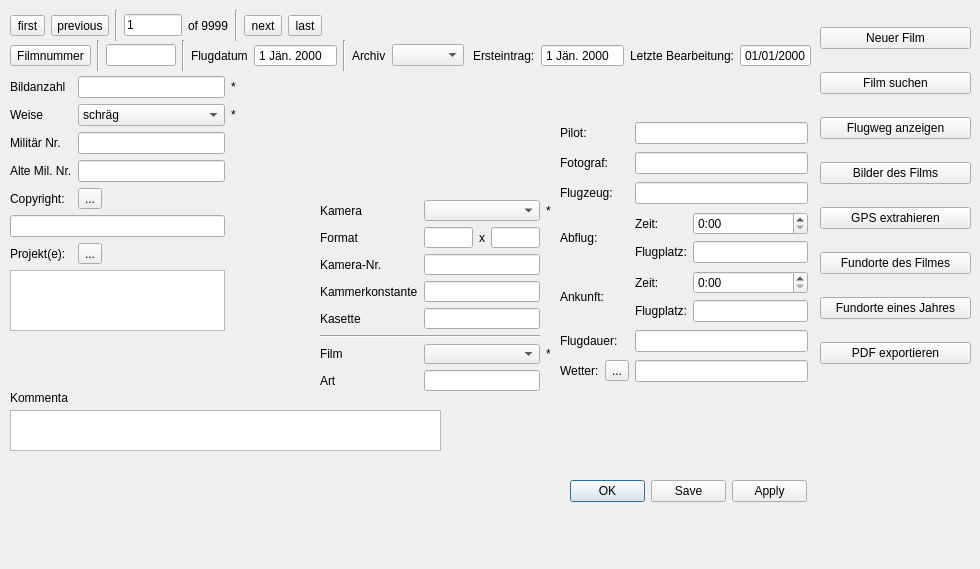
<?xml version="1.0" encoding="UTF-8"?>
<ui version="4.0">
 <class>apisFilmDialog</class>
 <widget class="QDialog" name="apisFilmDialog">
  <property name="windowModality">
   <enum>Qt::ApplicationModal</enum>
  </property>
  <property name="geometry">
   <rect>
    <x>0</x>
    <y>0</y>
    <width>980</width>
    <height>569</height>
   </rect>
  </property>
  <property name="windowTitle">
   <string>APIS Film</string>
  </property>
  <property name="locale">
   <locale language="German" country="Austria"/>
  </property>
  <property name="modal">
   <bool>true</bool>
  </property>
  <widget class="QDialogButtonBox" name="buttonBox">
   <property name="geometry">
    <rect>
     <x>570</x>
     <y>480</y>
     <width>237</width>
     <height>23</height>
    </rect>
   </property>
   <property name="orientation">
    <enum>Qt::Horizontal</enum>
   </property>
   <property name="standardButtons">
    <set>QDialogButtonBox::Apply|QDialogButtonBox::Ok|QDialogButtonBox::Save</set>
   </property>
   <property name="centerButtons">
    <bool>true</bool>
   </property>
  </widget>
  <widget class="QWidget" name="horizontalLayoutWidget">
   <property name="geometry">
    <rect>
     <x>10</x>
     <y>10</y>
     <width>312</width>
     <height>31</height>
    </rect>
   </property>
   <layout class="QHBoxLayout" name="horizontalLayout">
    <item>
     <widget class="QToolButton" name="uiFirstTBtn">
      <property name="text">
       <string>first</string>
      </property>
      <property name="icon">
       <iconset resource="resource.qrc">
        <normaloff>:/plugins/APIS/icons/first.png</normaloff>:/plugins/APIS/icons/first.png</iconset>
      </property>
      <property name="iconSize">
       <size>
        <width>16</width>
        <height>16</height>
       </size>
      </property>
     </widget>
    </item>
    <item>
     <widget class="QToolButton" name="uiPreviousTBtn">
      <property name="text">
       <string>previous</string>
      </property>
      <property name="icon">
       <iconset resource="resource.qrc">
        <normaloff>:/plugins/APIS/icons/previous.png</normaloff>:/plugins/APIS/icons/previous.png</iconset>
      </property>
     </widget>
    </item>
    <item>
     <widget class="Line" name="line_6">
      <property name="orientation">
       <enum>Qt::Vertical</enum>
      </property>
     </widget>
    </item>
    <item>
     <widget class="QLineEdit" name="lineEdit">
      <property name="sizePolicy">
       <sizepolicy hsizetype="Fixed" vsizetype="Fixed">
        <horstretch>0</horstretch>
        <verstretch>0</verstretch>
       </sizepolicy>
      </property>
      <property name="text">
       <string>1</string>
      </property>
     </widget>
    </item>
    <item>
     <widget class="QLabel" name="label">
      <property name="text">
       <string>of 9999</string>
      </property>
     </widget>
    </item>
    <item>
     <widget class="Line" name="line">
      <property name="orientation">
       <enum>Qt::Vertical</enum>
      </property>
     </widget>
    </item>
    <item>
     <widget class="QToolButton" name="uiNextTBtn">
      <property name="text">
       <string>next</string>
      </property>
      <property name="icon">
       <iconset resource="resource.qrc">
        <normaloff>:/plugins/APIS/icons/next.png</normaloff>:/plugins/APIS/icons/next.png</iconset>
      </property>
     </widget>
    </item>
    <item>
     <widget class="QToolButton" name="uiLastTBtn">
      <property name="text">
       <string>last</string>
      </property>
      <property name="icon">
       <iconset resource="resource.qrc">
        <normaloff>:/plugins/APIS/icons/last.png</normaloff>:/plugins/APIS/icons/last.png</iconset>
      </property>
     </widget>
    </item>
   </layout>
  </widget>
  <widget class="QWidget" name="layoutWidget">
   <property name="geometry">
    <rect>
     <x>820</x>
     <y>10</y>
     <width>151</width>
     <height>378</height>
    </rect>
   </property>
   <layout class="QVBoxLayout" name="verticalLayout">
    <item>
     <widget class="QPushButton" name="uiNewFilmBtn">
      <property name="layoutDirection">
       <enum>Qt::LeftToRight</enum>
      </property>
      <property name="text">
       <string>Neuer Film</string>
      </property>
      <property name="icon">
       <iconset resource="resource.qrc">
        <normaloff>:/plugins/APIS/icons/newfilm.png</normaloff>:/plugins/APIS/icons/newfilm.png</iconset>
      </property>
      <property name="iconSize">
       <size>
        <width>30</width>
        <height>30</height>
       </size>
      </property>
     </widget>
    </item>
    <item>
     <widget class="QPushButton" name="uiSearchFilmBtn">
      <property name="text">
       <string>Film suchen</string>
      </property>
      <property name="icon">
       <iconset resource="resource.qrc">
        <normaloff>:/plugins/APIS/icons/icon.png</normaloff>:/plugins/APIS/icons/icon.png</iconset>
      </property>
      <property name="iconSize">
       <size>
        <width>30</width>
        <height>30</height>
       </size>
      </property>
     </widget>
    </item>
    <item>
     <widget class="QPushButton" name="uiShowFlightPathBtn">
      <property name="toolTip">
       <string>Flugweg des Filmes in QGIS anzeigen</string>
      </property>
      <property name="whatsThis">
       <string/>
      </property>
      <property name="text">
       <string>Flugweg anzeigen</string>
      </property>
      <property name="icon">
       <iconset resource="resource.qrc">
        <normaloff>:/plugins/APIS/icons/flightpath.png</normaloff>:/plugins/APIS/icons/flightpath.png</iconset>
      </property>
      <property name="iconSize">
       <size>
        <width>30</width>
        <height>30</height>
       </size>
      </property>
     </widget>
    </item>
    <item>
     <widget class="QPushButton" name="uiListImagesOfFilmBtn">
      <property name="text">
       <string>Bilder des Films</string>
      </property>
      <property name="icon">
       <iconset resource="resource.qrc">
        <normaloff>:/plugins/APIS/icons/images.png</normaloff>:/plugins/APIS/icons/images.png</iconset>
      </property>
      <property name="iconSize">
       <size>
        <width>30</width>
        <height>30</height>
       </size>
      </property>
     </widget>
    </item>
    <item>
     <widget class="QPushButton" name="uiExtractGpsFromImagesBtn">
      <property name="text">
       <string>GPS extrahieren</string>
      </property>
      <property name="icon">
       <iconset resource="resource.qrc">
        <normaloff>:/plugins/APIS/icons/extractgps.png</normaloff>:/plugins/APIS/icons/extractgps.png</iconset>
      </property>
      <property name="iconSize">
       <size>
        <width>30</width>
        <height>30</height>
       </size>
      </property>
     </widget>
    </item>
    <item>
     <widget class="QPushButton" name="uiListSitesOfFilmBtn">
      <property name="text">
       <string>Fundorte des Filmes</string>
      </property>
      <property name="icon">
       <iconset resource="resource.qrc">
        <normaloff>:/plugins/APIS/icons/sites.png</normaloff>:/plugins/APIS/icons/sites.png</iconset>
      </property>
      <property name="iconSize">
       <size>
        <width>30</width>
        <height>30</height>
       </size>
      </property>
     </widget>
    </item>
    <item>
     <widget class="QPushButton" name="uiListSitesByYearBtn">
      <property name="text">
       <string>Fundorte eines Jahres</string>
      </property>
      <property name="icon">
       <iconset resource="resource.qrc">
        <normaloff>:/plugins/APIS/icons/sites.png</normaloff>:/plugins/APIS/icons/sites.png</iconset>
      </property>
      <property name="iconSize">
       <size>
        <width>30</width>
        <height>30</height>
       </size>
      </property>
     </widget>
    </item>
    <item>
     <widget class="QPushButton" name="uiExportPdfBtn">
      <property name="text">
       <string>PDF exportieren</string>
      </property>
      <property name="icon">
       <iconset resource="resource.qrc">
        <normaloff>:/plugins/APIS/icons/print.png</normaloff>:/plugins/APIS/icons/print.png</iconset>
      </property>
      <property name="iconSize">
       <size>
        <width>30</width>
        <height>30</height>
       </size>
      </property>
     </widget>
    </item>
   </layout>
  </widget>
  <widget class="QWidget" name="layoutWidget">
   <property name="geometry">
    <rect>
     <x>10</x>
     <y>40</y>
     <width>801</width>
     <height>31</height>
    </rect>
   </property>
   <layout class="QHBoxLayout" name="horizontalLayout_4">
    <item>
     <widget class="QToolButton" name="toolButton">
      <property name="text">
       <string>Filmnummer</string>
      </property>
     </widget>
    </item>
    <item>
     <widget class="Line" name="line_3">
      <property name="orientation">
       <enum>Qt::Vertical</enum>
      </property>
     </widget>
    </item>
    <item>
     <widget class="QLineEdit" name="lineEdit_3"/>
    </item>
    <item>
     <widget class="Line" name="line_9">
      <property name="orientation">
       <enum>Qt::Vertical</enum>
      </property>
     </widget>
    </item>
    <item>
     <widget class="QLabel" name="label_7">
      <property name="text">
       <string>Flugdatum</string>
      </property>
     </widget>
    </item>
    <item>
     <widget class="QDateEdit" name="dateEdit">
      <property name="buttonSymbols">
       <enum>QAbstractSpinBox::NoButtons</enum>
      </property>
     </widget>
    </item>
    <item>
     <widget class="Line" name="line_4">
      <property name="orientation">
       <enum>Qt::Vertical</enum>
      </property>
     </widget>
    </item>
    <item>
     <widget class="QLabel" name="label_9">
      <property name="text">
       <string>Archiv</string>
      </property>
     </widget>
    </item>
    <item>
     <widget class="QComboBox" name="comboBox_2">
      <property name="sizePolicy">
       <sizepolicy hsizetype="Expanding" vsizetype="Fixed">
        <horstretch>0</horstretch>
        <verstretch>0</verstretch>
       </sizepolicy>
      </property>
     </widget>
    </item>
    <item>
     <spacer name="horizontalSpacer">
      <property name="orientation">
       <enum>Qt::Horizontal</enum>
      </property>
      <property name="sizeHint" stdset="0">
       <size>
        <width>40</width>
        <height>20</height>
       </size>
      </property>
     </spacer>
    </item>
    <item>
     <widget class="QLabel" name="label_8">
      <property name="text">
       <string>Ersteintrag:</string>
      </property>
     </widget>
    </item>
    <item>
     <widget class="QDateEdit" name="uiInitalEntryDate">
      <property name="enabled">
       <bool>true</bool>
      </property>
      <property name="readOnly">
       <bool>true</bool>
      </property>
      <property name="buttonSymbols">
       <enum>QAbstractSpinBox::NoButtons</enum>
      </property>
     </widget>
    </item>
    <item>
     <widget class="QLabel" name="label_23">
      <property name="text">
       <string>Letzte Bearbeitung:</string>
      </property>
     </widget>
    </item>
    <item>
     <widget class="QDateEdit" name="uiLastChangesDate">
      <property name="enabled">
       <bool>true</bool>
      </property>
      <property name="readOnly">
       <bool>true</bool>
      </property>
      <property name="buttonSymbols">
       <enum>QAbstractSpinBox::NoButtons</enum>
      </property>
      <property name="displayFormat">
       <string>MM/dd/yyyy</string>
      </property>
     </widget>
    </item>
   </layout>
  </widget>
  <widget class="QWidget" name="gridLayoutWidget">
   <property name="geometry">
    <rect>
     <x>560</x>
     <y>120</y>
     <width>248</width>
     <height>271</height>
    </rect>
   </property>
   <layout class="QGridLayout" name="gridLayout_3">
    <item row="3" column="1">
     <layout class="QGridLayout" name="gridLayout_4">
      <item row="0" column="0">
       <widget class="QLabel" name="label_29">
        <property name="text">
         <string>Zeit:</string>
        </property>
       </widget>
      </item>
      <item row="0" column="1">
       <widget class="QTimeEdit" name="timeEdit">
        <property name="displayFormat">
         <string>h:mm</string>
        </property>
        <property name="calendarPopup">
         <bool>true</bool>
        </property>
       </widget>
      </item>
      <item row="1" column="0">
       <widget class="QLabel" name="label_30">
        <property name="text">
         <string>Flugplatz:</string>
        </property>
       </widget>
      </item>
      <item row="1" column="1">
       <widget class="QLineEdit" name="lineEdit_16"/>
      </item>
     </layout>
    </item>
    <item row="4" column="0">
     <widget class="QLabel" name="label_31">
      <property name="text">
       <string>Ankunft:</string>
      </property>
     </widget>
    </item>
    <item row="1" column="1">
     <widget class="QLineEdit" name="lineEdit_14"/>
    </item>
    <item row="0" column="1">
     <widget class="QLineEdit" name="lineEdit_13"/>
    </item>
    <item row="5" column="0">
     <widget class="QLabel" name="label_32">
      <property name="text">
       <string>Flugdauer:</string>
      </property>
     </widget>
    </item>
    <item row="2" column="0">
     <widget class="QLabel" name="label_27">
      <property name="text">
       <string>Flugzeug:</string>
      </property>
     </widget>
    </item>
    <item row="5" column="1">
     <widget class="QLineEdit" name="lineEdit_17"/>
    </item>
    <item row="2" column="1">
     <widget class="QLineEdit" name="lineEdit_15"/>
    </item>
    <item row="0" column="0">
     <widget class="QLabel" name="label_25">
      <property name="text">
       <string>Pilot:</string>
      </property>
     </widget>
    </item>
    <item row="1" column="0">
     <widget class="QLabel" name="label_26">
      <property name="text">
       <string>Fotograf:</string>
      </property>
     </widget>
    </item>
    <item row="3" column="0">
     <widget class="QLabel" name="label_28">
      <property name="text">
       <string>Abflug:</string>
      </property>
     </widget>
    </item>
    <item row="4" column="1">
     <layout class="QGridLayout" name="gridLayout_5">
      <item row="0" column="0">
       <widget class="QLabel" name="label_33">
        <property name="text">
         <string>Zeit:</string>
        </property>
       </widget>
      </item>
      <item row="1" column="0">
       <widget class="QLabel" name="label_34">
        <property name="text">
         <string>Flugplatz:</string>
        </property>
       </widget>
      </item>
      <item row="0" column="1">
       <widget class="QTimeEdit" name="timeEdit_2">
        <property name="displayFormat">
         <string>h:mm</string>
        </property>
       </widget>
      </item>
      <item row="1" column="1">
       <widget class="QLineEdit" name="lineEdit_18"/>
      </item>
     </layout>
    </item>
    <item row="6" column="0">
     <layout class="QHBoxLayout" name="horizontalLayout_5">
      <item>
       <widget class="QLabel" name="label_35">
        <property name="text">
         <string>Wetter:</string>
        </property>
       </widget>
      </item>
      <item>
       <widget class="QToolButton" name="toolButton_4">
        <property name="text">
         <string>...</string>
        </property>
       </widget>
      </item>
     </layout>
    </item>
    <item row="6" column="1">
     <widget class="QLineEdit" name="lineEdit_19"/>
    </item>
   </layout>
  </widget>
  <widget class="QTextEdit" name="textEdit">
   <property name="geometry">
    <rect>
     <x>10</x>
     <y>410</y>
     <width>431</width>
     <height>41</height>
    </rect>
   </property>
   <property name="sizePolicy">
    <sizepolicy hsizetype="Expanding" vsizetype="Fixed">
     <horstretch>0</horstretch>
     <verstretch>0</verstretch>
    </sizepolicy>
   </property>
  </widget>
  <widget class="QLabel" name="label_24">
   <property name="geometry">
    <rect>
     <x>10</x>
     <y>390</y>
     <width>58</width>
     <height>16</height>
    </rect>
   </property>
   <property name="text">
    <string>Kommentar:</string>
   </property>
  </widget>
  <widget class="QWidget" name="">
   <property name="geometry">
    <rect>
     <x>320</x>
     <y>200</y>
     <width>231</width>
     <height>191</height>
    </rect>
   </property>
   <layout class="QGridLayout" name="gridLayout_2">
    <item row="7" column="0">
     <widget class="QLabel" name="label_21">
      <property name="text">
       <string>Art</string>
      </property>
     </widget>
    </item>
    <item row="2" column="1">
     <widget class="QLineEdit" name="lineEdit_9"/>
    </item>
    <item row="7" column="1">
     <widget class="QLineEdit" name="lineEdit_12"/>
    </item>
    <item row="3" column="1">
     <widget class="QLineEdit" name="lineEdit_10"/>
    </item>
    <item row="4" column="0">
     <widget class="QLabel" name="label_19">
      <property name="text">
       <string>Kasette</string>
      </property>
     </widget>
    </item>
    <item row="6" column="2">
     <widget class="QLabel" name="label_22">
      <property name="text">
       <string>*</string>
      </property>
     </widget>
    </item>
    <item row="0" column="1">
     <widget class="QComboBox" name="comboBox_3"/>
    </item>
    <item row="1" column="0">
     <widget class="QLabel" name="label_14">
      <property name="text">
       <string>Format</string>
      </property>
     </widget>
    </item>
    <item row="0" column="0">
     <widget class="QLabel" name="label_13">
      <property name="text">
       <string>Kamera</string>
      </property>
     </widget>
    </item>
    <item row="2" column="0">
     <widget class="QLabel" name="label_17">
      <property name="text">
       <string>Kamera-Nr.</string>
      </property>
     </widget>
    </item>
    <item row="3" column="0">
     <widget class="QLabel" name="label_18">
      <property name="text">
       <string>Kammerkonstante</string>
      </property>
     </widget>
    </item>
    <item row="0" column="2">
     <widget class="QLabel" name="label_16">
      <property name="text">
       <string>*</string>
      </property>
     </widget>
    </item>
    <item row="4" column="1">
     <widget class="QLineEdit" name="lineEdit_11"/>
    </item>
    <item row="6" column="0">
     <widget class="QLabel" name="label_20">
      <property name="text">
       <string>Film</string>
      </property>
     </widget>
    </item>
    <item row="6" column="1">
     <widget class="QComboBox" name="comboBox_4"/>
    </item>
    <item row="1" column="1">
     <layout class="QHBoxLayout" name="horizontalLayout_2">
      <item>
       <widget class="QLineEdit" name="lineEdit_7"/>
      </item>
      <item>
       <widget class="QLabel" name="label_15">
        <property name="text">
         <string>x</string>
        </property>
       </widget>
      </item>
      <item>
       <widget class="QLineEdit" name="lineEdit_8"/>
      </item>
     </layout>
    </item>
    <item row="5" column="0" colspan="2">
     <widget class="Line" name="line_7">
      <property name="orientation">
       <enum>Qt::Horizontal</enum>
      </property>
     </widget>
    </item>
   </layout>
  </widget>
  <widget class="QWidget" name="">
   <property name="geometry">
    <rect>
     <x>10</x>
     <y>70</y>
     <width>226</width>
     <height>261</height>
    </rect>
   </property>
   <layout class="QGridLayout" name="gridLayout">
    <item row="6" column="0" colspan="2">
     <widget class="QLineEdit" name="lineEdit_4"/>
    </item>
    <item row="1" column="0">
     <widget class="QLabel" name="label_2">
      <property name="text">
       <string>Bildanzahl</string>
      </property>
     </widget>
    </item>
    <item row="7" column="1">
     <widget class="QToolButton" name="toolButton_3">
      <property name="text">
       <string>...</string>
      </property>
     </widget>
    </item>
    <item row="7" column="0">
     <widget class="QLabel" name="label_10">
      <property name="text">
       <string>Projekt(e):</string>
      </property>
     </widget>
    </item>
    <item row="2" column="2">
     <widget class="QLabel" name="label_5">
      <property name="text">
       <string>*</string>
      </property>
     </widget>
    </item>
    <item row="5" column="0">
     <widget class="QLabel" name="label_6">
      <property name="text">
       <string>Copyright:</string>
      </property>
     </widget>
    </item>
    <item row="2" column="0">
     <widget class="QLabel" name="label_4">
      <property name="text">
       <string>Weise</string>
      </property>
     </widget>
    </item>
    <item row="2" column="1">
     <widget class="QComboBox" name="comboBox">
      <property name="sizePolicy">
       <sizepolicy hsizetype="Expanding" vsizetype="Fixed">
        <horstretch>0</horstretch>
        <verstretch>0</verstretch>
       </sizepolicy>
      </property>
      <item>
       <property name="text">
        <string>schräg</string>
       </property>
      </item>
      <item>
       <property name="text">
        <string>senkrecht</string>
       </property>
      </item>
     </widget>
    </item>
    <item row="3" column="1">
     <widget class="QLineEdit" name="lineEdit_5"/>
    </item>
    <item row="0" column="0" colspan="3">
     <widget class="Line" name="line_10">
      <property name="sizePolicy">
       <sizepolicy hsizetype="Fixed" vsizetype="Maximum">
        <horstretch>0</horstretch>
        <verstretch>0</verstretch>
       </sizepolicy>
      </property>
      <property name="orientation">
       <enum>Qt::Horizontal</enum>
      </property>
     </widget>
    </item>
    <item row="1" column="2">
     <widget class="QLabel" name="label_3">
      <property name="text">
       <string>*</string>
      </property>
     </widget>
    </item>
    <item row="5" column="1">
     <widget class="QToolButton" name="toolButton_2">
      <property name="text">
       <string>...</string>
      </property>
     </widget>
    </item>
    <item row="4" column="1">
     <widget class="QLineEdit" name="lineEdit_6"/>
    </item>
    <item row="4" column="0">
     <widget class="QLabel" name="label_12">
      <property name="text">
       <string>Alte Mil. Nr.</string>
      </property>
     </widget>
    </item>
    <item row="1" column="1">
     <widget class="QLineEdit" name="lineEdit_2">
      <property name="sizePolicy">
       <sizepolicy hsizetype="Minimum" vsizetype="Fixed">
        <horstretch>0</horstretch>
        <verstretch>0</verstretch>
       </sizepolicy>
      </property>
     </widget>
    </item>
    <item row="3" column="0">
     <widget class="QLabel" name="label_11">
      <property name="text">
       <string>Militär Nr.</string>
      </property>
     </widget>
    </item>
    <item row="8" column="0" colspan="2">
     <widget class="QListWidget" name="listWidget"/>
    </item>
   </layout>
  </widget>
 </widget>
 <tabstops>
  <tabstop>comboBox_4</tabstop>
  <tabstop>lineEdit_12</tabstop>
  <tabstop>lineEdit_11</tabstop>
  <tabstop>lineEdit_2</tabstop>
  <tabstop>comboBox</tabstop>
  <tabstop>comboBox_3</tabstop>
  <tabstop>lineEdit_9</tabstop>
  <tabstop>lineEdit_10</tabstop>
  <tabstop>buttonBox</tabstop>
  <tabstop>lineEdit_7</tabstop>
  <tabstop>lineEdit_8</tabstop>
 </tabstops>
 <resources>
  <include location="resource.qrc"/>
 </resources>
 <connections>
  <connection>
   <sender>buttonBox</sender>
   <signal>accepted()</signal>
   <receiver>apisFilmDialog</receiver>
   <slot>accept()</slot>
   <hints>
    <hint type="sourcelabel">
     <x>668</x>
     <y>484</y>
    </hint>
    <hint type="destinationlabel">
     <x>157</x>
     <y>274</y>
    </hint>
   </hints>
  </connection>
  <connection>
   <sender>buttonBox</sender>
   <signal>rejected()</signal>
   <receiver>apisFilmDialog</receiver>
   <slot>reject()</slot>
   <hints>
    <hint type="sourcelabel">
     <x>736</x>
     <y>490</y>
    </hint>
    <hint type="destinationlabel">
     <x>286</x>
     <y>274</y>
    </hint>
   </hints>
  </connection>
 </connections>
</ui>
